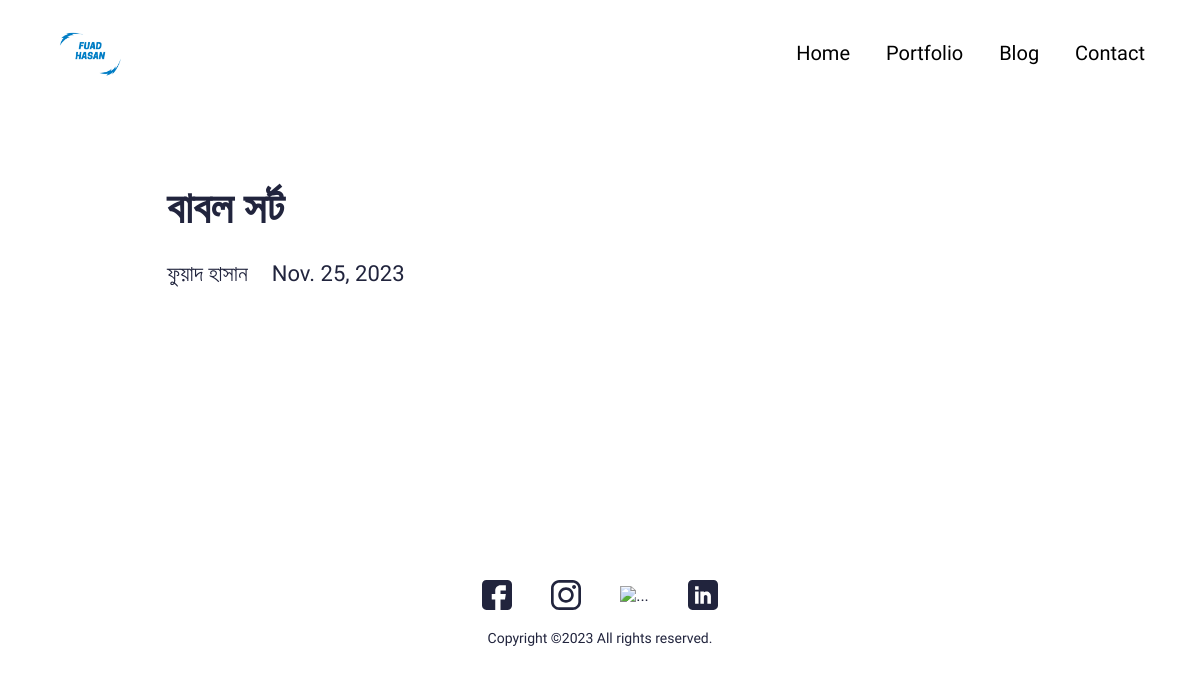
Page /blog/fdgthjfg on the committed database.
### main/models.py (models this page shows, shortened)
class Blog(models.Model):
    class Meta:
        verbose_name_plural = 'Blog Profiles'
        verbose_name = 'Blog'
        ordering = ["timestamp"]
    timestamp = models.DateTimeField(auto_now_add=True)
    author = models.CharField(max_length=200, blank=True, null=True)
    name = models.CharField(max_length=200, blank=True, null=True)
    description = models.CharField(max_length=500, blank=True, null=True)
    body = RichTextField(blank=True, null=True)
    slug = models.SlugField(null=True, blank=True)
    image = models.ImageField(blank=True, null=True, upload_to="blog")
    is_active = models.BooleanField(default=True)

### main/views.py (the view)
# urls.py: path('blog/<slug:slug>', views.BlogDetailView.as_view(), name="blog"),
class BlogDetailView(generic.DetailView):
	model = Blog
	template_name = "main/blog-detail.html"

### resume_app/context_processors.py (called while the page is built)
def project_context(request):
	context = {
		'me': User.objects.first(),
	}
	return context

### main/templates/main/blog-detail.html (shortened to what this page needs)
{% extends 'main/base.html' %}
{% load static %}
{% block content %}
<section>
  <div class="innerPageBannerCol">
    <div class="container">
      <div class="row g-4 g-md-3  align-items-center">
        <div class="col-md-6">
          <div class="bannerContent">
            <h1 class="xlTitle pb-md-3">{{object.name|title}}</h1>
          </div>
        </div>
      </div>
      <div class="row">
        <div class="col-md-auto">
          <div class="authorCol">
            <h4 class="smTitle pb-3">{{object.author|title}}</h4>
          </div>
        </div>
        <div class="col-md">
          <h4 class="smTitle pb-3">{{object.timestamp.date}}</h4>
        </div>
      </div>
    </div>
  </div>
</section>
<section>
  <div class="sectionSpaceSm">
  </div>
</section>
{% endblock %}

### static/css/style.css (style rules this page uses)
:root { --primaryColor: #9C07B6; --primaryDarkColor: #3D0048; --primaryHoverColor: #900AA8; --secondaryColor: #F9B000; --baseColor: #21243D; --baseFont: 'Heebo', sans-serif; --titleFont: 'Courier Prime', monospace; --regular: 400; --medium: 500; --bold: 700; --black: 900; --lightBg: #F1F1F1; }
html { scroll-behavior: smooth; }
body { font-family: var(--baseFont); color: var(--baseColor); line-height: normal; }
.xlTitle { font-size: 44px; line-height: 1.3; font-weight: var(--bold); font-family: var(--titleFont) }
.smTitle { font-size: 22px; line-height: normal; font-weight: var(--regular); font-family: var(--titleFont) }
.sectionSpaceSm { padding: 35px 0; }
.innerPageBannerCol { padding: 180px 0 150px; }
@media (min-width:992px) { .container, .container-lg, .container-md, .container-sm, .container-xl, .container-xxl { max-width: 890px; } }

### rows in the picture
Blog: name "বাবল সর্ট", author "ফুয়াদ হাসান", timestamp "Nov. 25, 2023"
